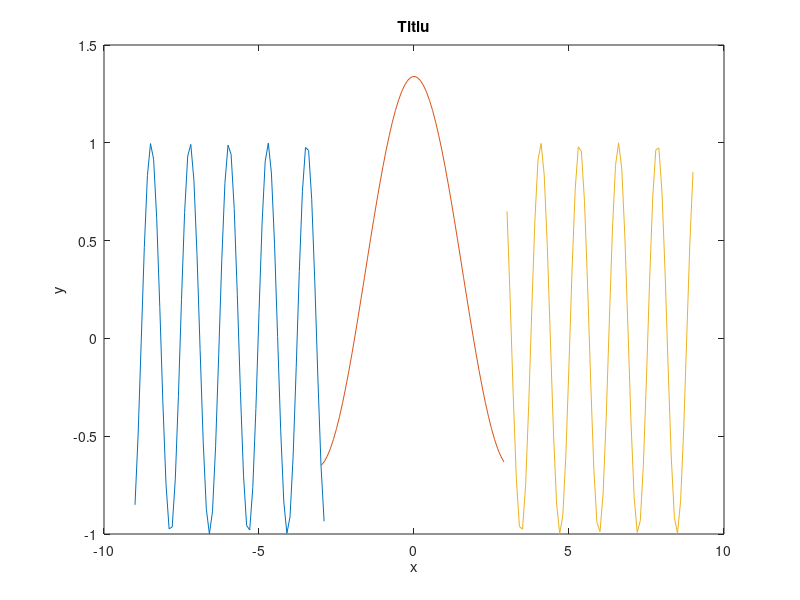

Reproduce this figure in MATLAB.
clear
clc
close all

t1 = -9 : 0.1 : -3+0.1;
t2 = 3 : 0.1 : 9;
t3 = -3 : 0.1 : 3-0.1;

y1 = sin(5*t1);
y2 = sin(5*t2);
y3 = cos(t3) - cos(3) - sin(15);


plot(t1,y1, t3,y3, t2,y2);
xlabel('x');
ylabel('y');
title('Titlu');

